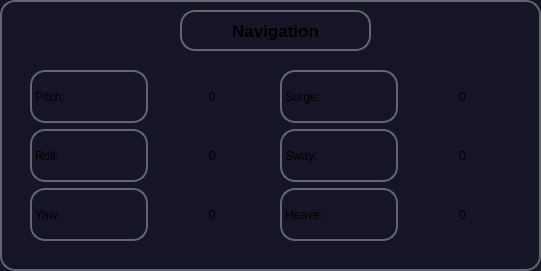
       <widget class="QFrame" name="frame_3">
        <property name="geometry">
         <rect>
          <x>700</x>
          <y>350</y>
          <width>541</width>
          <height>271</height>
         </rect>
        </property>
        <property name="styleSheet">
         <string notr="true">QFrame{background-color:rgb(21, 21, 39);
border-radius: 15px; 
border: 2px solid rgb(99, 102, 108);}
QLabel{background-color:rgb(21, 21, 39);
border-radius: 15px; 
border: 2px solid rgb(99, 102, 108);}

QHorizontalLayout{ 
	border:none;
}
QVerticalLayout{ 
	border:none;
}
</string>
        </property>
        <property name="frameShape">
         <enum>QFrame::StyledPanel</enum>
        </property>
        <property name="frameShadow">
         <enum>QFrame::Raised</enum>
        </property>
        <widget class="QLabel" name="label">
         <property name="geometry">
          <rect>
           <x>180</x>
           <y>10</y>
           <width>191</width>
           <height>41</height>
          </rect>
         </property>
         <property name="font">
          <font>
           <pointsize>13</pointsize>
           <weight>75</weight>
           <bold>true</bold>
          </font>
         </property>
         <property name="text">
          <string>Navigation</string>
         </property>
         <property name="alignment">
          <set>Qt::AlignCenter</set>
         </property>
        </widget>
        <widget class="QWidget" name="horizontalLayoutWidget">
         <property name="geometry">
          <rect>
           <x>30</x>
           <y>70</y>
           <width>241</width>
           <height>171</height>
          </rect>
         </property>
         <layout class="QHBoxLayout" name="horizontalLayout">
          <item>
           <layout class="QVBoxLayout" name="verticalLayout_3">
            <item>
             <widget class="QLabel" name="label_11">
              <property name="text">
               <string>Pitch:</string>
              </property>
             </widget>
            </item>
            <item>
             <widget class="QLabel" name="label_3">
              <property name="text">
               <string>Roll:</string>
              </property>
             </widget>
            </item>
            <item>
             <widget class="QLabel" name="label_12">
              <property name="text">
               <string>Yaw:</string>
              </property>
             </widget>
            </item>
           </layout>
          </item>
          <item>
           <layout class="QVBoxLayout" name="verticalLayout_4">
            <item>
             <widget class="QLabel" name="label_pitch">
              <property name="styleSheet">
               <string notr="true">border:none;</string>
              </property>
              <property name="text">
               <string>0</string>
              </property>
              <property name="alignment">
               <set>Qt::AlignCenter</set>
              </property>
             </widget>
            </item>
            <item>
             <widget class="QLabel" name="label_roll">
              <property name="styleSheet">
               <string notr="true">border:none;</string>
              </property>
              <property name="text">
               <string>0</string>
              </property>
              <property name="alignment">
               <set>Qt::AlignCenter</set>
              </property>
             </widget>
            </item>
            <item>
             <widget class="QLabel" name="label_yaw">
              <property name="styleSheet">
               <string notr="true">border:none;</string>
              </property>
              <property name="text">
               <string>0</string>
              </property>
              <property name="alignment">
               <set>Qt::AlignCenter</set>
              </property>
             </widget>
            </item>
           </layout>
          </item>
         </layout>
        </widget>
        <widget class="QWidget" name="horizontalLayoutWidget_2">
         <property name="geometry">
          <rect>
           <x>280</x>
           <y>70</y>
           <width>241</width>
           <height>171</height>
          </rect>
         </property>
         <layout class="QHBoxLayout" name="horizontalLayout_2">
          <item>
           <layout class="QVBoxLayout" name="verticalLayout_5">
            <item>
             <widget class="QLabel" name="label_22">
              <property name="text">
               <string>Surge:</string>
              </property>
             </widget>
            </item>
            <item>
             <widget class="QLabel" name="label_23">
              <property name="text">
               <string>Sway:</string>
              </property>
             </widget>
            </item>
            <item>
             <widget class="QLabel" name="label_24">
              <property name="text">
               <string>Heave:</string>
              </property>
             </widget>
            </item>
           </layout>
          </item>
          <item>
           <layout class="QVBoxLayout" name="verticalLayout_6">
            <item>
             <widget class="QLabel" name="label_surge">
              <property name="styleSheet">
               <string notr="true">border:none;</string>
              </property>
              <property name="text">
               <string>0</string>
              </property>
              <property name="alignment">
               <set>Qt::AlignCenter</set>
              </property>
             </widget>
            </item>
            <item>
             <widget class="QLabel" name="label_sway">
              <property name="styleSheet">
               <string notr="true">border:none;</string>
              </property>
              <property name="text">
               <string>0</string>
              </property>
              <property name="alignment">
               <set>Qt::AlignCenter</set>
              </property>
             </widget>
            </item>
            <item>
             <widget class="QLabel" name="label_heave">
              <property name="styleSheet">
               <string notr="true">border:none;</string>
              </property>
              <property name="text">
               <string>0</string>
              </property>
              <property name="alignment">
               <set>Qt::AlignCenter</set>
              </property>
             </widget>
            </item>
           </layout>
          </item>
         </layout>
        </widget>
       </widget>
